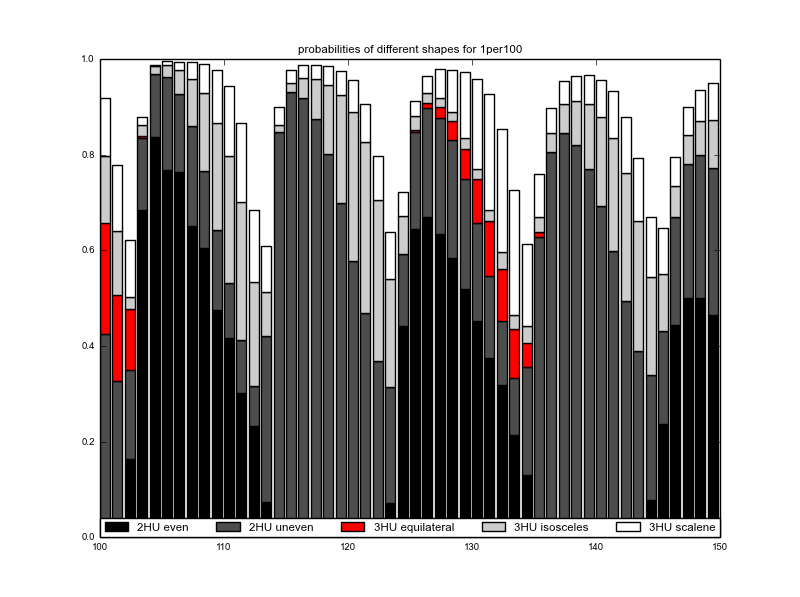

Python code for this plot:
#import csv
from matplotlib.pyplot import *
import pandas as pd

filename="C:\Users\honey66clover\Desktop\Weijuan\DNA\HU\sample pictures2\s4\HU-bound DNA shape_1per100_100-149.csv" 
df=pd.read_table(filename,sep=',')
#print df
x=df['HU/100bp']
HU2even=df['2HU even']
HU2uneven=df['2HU uneven']
HU3equi=df['3HU equilateral']
HU3iso=df['3HU isosceles']
HU3scal=df['3HU scalene']

p21=bar(x,HU2even,color='0',label='2HU even')
p22=bar(x,HU2uneven,color='0.3',bottom=HU2even,label='2HU uneven')
p31=bar(x,HU3equi,color='r',bottom=HU2even+HU2uneven,label='3HU equilateral')
p32=bar(x,HU3iso,color='0.8',bottom=HU2even+HU2uneven+HU3equi,label='3HU isosceles')
p33=bar(x,HU3scal,color='1',bottom=HU2even+HU2uneven+HU3equi+HU3iso,label='3HU scalene')

title('probabilities of different shapes for 1per100')
#legend((p21[0],p22[0],p31[0],p32[0],p33[0]),('2HU even','2HU uneven','3HU equilateral','3HU isosceles','3HU scalene'))
#legend(bbox_to_anchor=(1.05, 1), loc=2, borderaxespad=0.,prop={'size':10})
legend(bbox_to_anchor=(0., 0, 1, .102), loc=3,ncol=5, mode="expand",borderaxespad=0.)
show()
